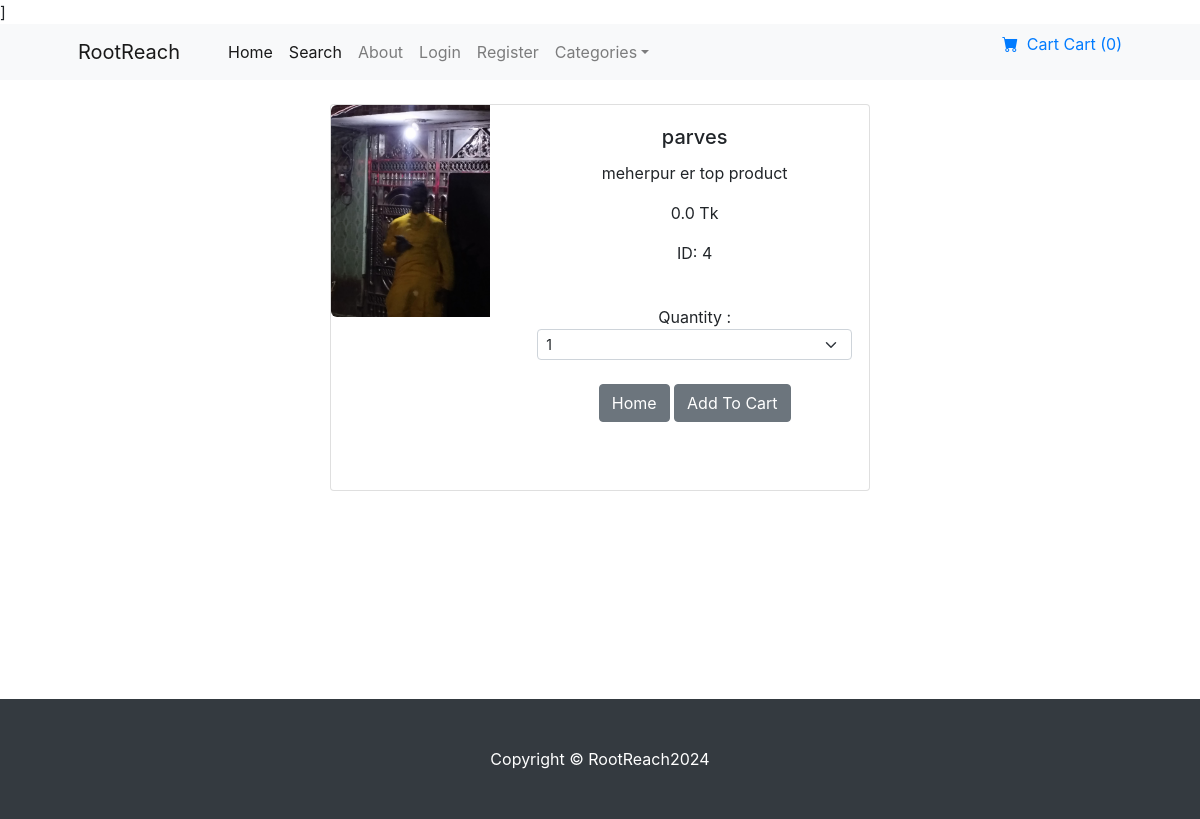
/product_page/4, run on the app's committed database.
### products/models.py (models this page shows, shortened)
class Product(models.Model):
    name = models.CharField(max_length=100)
    price = models.FloatField()
    category = models.ForeignKey(Category, on_delete=models.CASCADE, default=1)
    description = models.TextField()
    image = models.ImageField(upload_to='uploads/products/')
    is_sale = models.BooleanField(default=False)
    sale_price = models.FloatField(default=0)

### RootReach/views.py (the view)
# urls.py: path('product_page/<int:pk>', views.product_page, name='product_page'),
def product_page(request,pk):
    product = Product.objects.get(id= pk)
    return render(request, 'product.html',{'product':product})

### cart/context_processors.py (called while the page is built)
def cart_quantity(request):
    if request.user.is_authenticated:
        cart = Cart(request)
        return {'cart_quantity': len(cart)}
    return {'cart_quantity': 0}

### templates/product.html (shortened to what this page needs)
{% extends 'base.html' %}
{% block content %}
<center>
    <br/>
    <div class="container">
    <div class="card mb-3" style="max-width: 540px;">
        <div class="row g-0">
            <div class="col-md-4">
                <img src="{{ product.image.url }}" class="img-fluid rounded-start" alt="{{ product.name }}">
            </div>
            <div class="col-md-8">
                <div class="card-body">
                    <center>
                        <h5 class="card-title">{{ product.name }}</h5>
                        <p class="card-text">{{ product.description }}</p>
                        <p>{{ product.price }} Tk</p>
                        <p>ID: {{ product.id }}</p>
                         <br/>
                        <div class="row justify-content-center">
                            <div class="col-md2">Quantity :
                             <select class="form-select form-select-sm"  id="qty_cart" >
                              <option value="1">1</option>
                                </select>
                            </div>
                        </div>
                        <br/>
                        <a href="{% url 'home' %}" class="btn btn-secondary">Home</a>
                        <button type="button" class="btn btn-secondary id= add-cart" data-id="{{ product.id }}">Add To Cart </button>
                        <br><br><br>
                    </center>
                </div>
            </div>
        </div>
    </div>
</div>
{% endblock %}

### data on the page
Product: image (picture), name "parves", description "meherpur er top product", price "0.0", id "4"

### other printed values
{{ cart_quantity }} "0"
